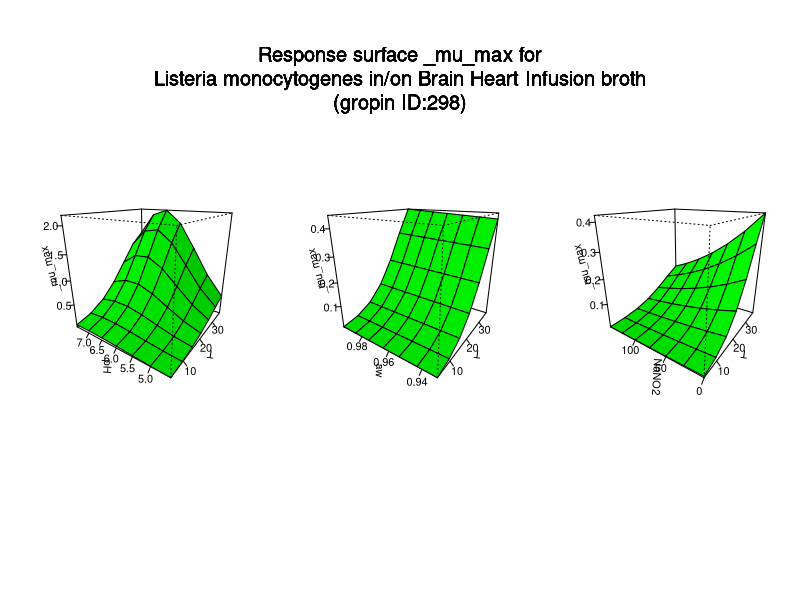

Source code (R):
#############################
# start of Parameter script
#############################
T <- seq(4.004,36.963036963037,length.out=7)
pH <- seq(4.5045,7.49250749250749,length.out=7)
aw <- seq(0.931931,0.996003996003996,length.out=7)
NaNO2 <- seq(0,149.85014985015,length.out=7)
#############################
# end of Parameter script
#############################
############################# 
# start of Model script Gropin ID 298 
#############################
 
# constant coefficients for this model
 
variables <- data.frame(T,pH,aw,NaNO2)
argumentsPar <- unique.data.frame(expand.grid(variables))
 
# heart of the model
response_surface <- function(T,pH,aw,NaNO2) {
   mumax <-log(2)/exp(21.2574-0.2643*T+0.00404*(-33.3333+0.0220472*((sqrt(1.51165*(10^21)*(aw^2)-3.28336*(10^21)*aw+1.78325*(10^21))-3.888*(10^10)*aw+4.22242*(10^10))^(1/3))-15712.5/((sqrt(1.51165*(10^21)*(aw^2)-3.28336*(10^21)*aw+1.78325*(10^21))-3.888*(10^10)*aw+4.22242*(10^10))^(1/3)))-5.2054*pH+0.0189*NaNO2+0.00709*T*pH-0.00252*pH*NaNO2+0.00265*(T^2)+0.000129*((-33.3333+0.0220472*((sqrt(1.51165*(10^21)*(aw^2)-3.28336*(10^21)*aw+1.78325*(10^21))-3.888*(10^10)*aw+4.22242*(10^10))^(1/3))-15712.5/((sqrt(1.51165*(10^21)*(aw^2)-3.28336*(10^21)*aw+1.78325*(10^21))-3.888*(10^10)*aw+4.22242*(10^10))^(1/3)))^2)+0.3746*(pH^2))

	return(mumax=mumax)
} 

# output parameters
responseSurface <- cbind(argumentsPar,response_surface(argumentsPar['T'],argumentsPar['pH'],argumentsPar['aw'],argumentsPar['NaNO2']))
colnames(responseSurface) <- c(colnames(argumentsPar),'mumax')
#############################
# End of Model script
#############################
############################# 
# start of Visualisation script Gropin ID 298 
#############################
titleText <-'Response surface _mu_max for
Listeria monocytogenes in/on Brain Heart Infusion broth
(gropin ID:298)'
argPar1 <- unique.data.frame(expand.grid(T,pH))
argPar2 <- unique.data.frame(expand.grid(T,aw))
argPar3 <- unique.data.frame(expand.grid(T,NaNO2))
z1 <- matrix(unlist(response_surface(T = argPar1[1],pH = argPar1[2],aw = aw[1],NaNO2 = NaNO2[1])),nrow=7)
z2 <- matrix(unlist(response_surface(T = argPar2[1],aw = argPar2[2],pH = pH[1],NaNO2 = NaNO2[1])),nrow=7)
z3 <- matrix(unlist(response_surface(T = argPar3[1],NaNO2 = argPar3[2],pH = pH[1],aw = aw[1])),nrow=7)
# adding precaution if response surface is zero
myZLim1 <- range(z1)
if(myZLim1[1] == myZLim1[2]) myZLim1[2] <- myZLim1[2]+1
myZLim2 <- range(z2)
if(myZLim2[1] == myZLim2[2]) myZLim2[2] <- myZLim2[2]+1
myZLim3 <- range(z3)
if(myZLim3[1] == myZLim3[2]) myZLim3[2] <- myZLim3[2]+1
if(length(T)>1 & length(pH)>1 & length(aw)>1 & length(NaNO2)>1) {
	par(mfrow = c(1,3))
	persp(T,pH,z1,col = 'green',xlab='T',ylab='pH',zlab='_mu_max',zlim=myZLim1,theta=305,phi=20,shade=0.25,ticktype = 'detailed')
	persp(T,aw,z2,col = 'green',xlab='T',ylab='aw',zlab='_mu_max',zlim=myZLim2,theta=305,phi=20,shade=0.25,ticktype = 'detailed')
	persp(T,NaNO2,z3,col = 'green',xlab='T',ylab='NaNO2',zlab='_mu_max',zlim=myZLim3,theta=305,phi=20,shade=0.25,ticktype = 'detailed')
	mtext(titleText,outer=T,  cex=1.2, line=-8.5, side=3)
} else {
		myPars <- unique.data.frame(expand.grid(T,pH,aw,NaNO2))
		myZ <-matrix(unlist(response_surface(myPars[,1],myPars[,2],myPars[,3],myPars[,4])),nrow=7)
		myZLim <- range(myZ)
if(myZLim[1] == myZLim[2]) myZLim[2] <- myZLim[2]+1
	if(length(aw)==1 & length(NaNO2)==1) {
		persp(T,pH,myZ,col = 'green',xlab='T',ylab='pH',zlab='_mu_max',main=titleText,sub=paste('other variable: aw =',round(aw,digits = 2), 'NaNO2 =',round(NaNO2,digits = 2)),zlim=myZLim,theta=305,phi=20,shade=0.25,ticktype = 'detailed')
	}
	if(length(pH)==1 & length(NaNO2)==1) {
		persp(T,aw,myZ,col = 'green',xlab='T',ylab='aw',zlab='_mu_max',main=titleText,sub=paste('other variable: pH =',round(pH,digits = 2), 'NaNO2 =',round(NaNO2,digits = 2)),zlim=myZLim,theta=305,phi=20,shade=0.25,ticktype = 'detailed')
	}
	if(length(pH)==1 & length(aw)==1) {
		persp(T,NaNO2,myZ,col = 'green',xlab='T',ylab='NaNO2',zlab='_mu_max',main=titleText,sub=paste('other variable: pH =',round(pH,digits = 2), 'aw =',round(aw,digits = 2)),zlim=myZLim,theta=305,phi=20,shade=0.25,ticktype = 'detailed')
	}
	if(length(T)==1 & length(NaNO2)==1) {
		persp(pH,aw,myZ,col = 'green',xlab='pH',ylab='aw',zlab='_mu_max',main=titleText,sub=paste('other variable: T =',round(T,digits = 2), 'NaNO2 =',round(NaNO2,digits = 2)),zlim=myZLim,theta=305,phi=20,shade=0.25,ticktype = 'detailed')
	}
	if(length(T)==1 & length(aw)==1) {
		persp(pH,NaNO2,myZ,col = 'green',xlab='pH',ylab='NaNO2',zlab='_mu_max',main=titleText,sub=paste('other variable: T =',round(T,digits = 2), 'aw =',round(aw,digits = 2)),zlim=myZLim,theta=305,phi=20,shade=0.25,ticktype = 'detailed')
	}
	if(length(T)==1 & length(pH)==1) {
		persp(aw,NaNO2,myZ,col = 'green',xlab='aw',ylab='NaNO2',zlab='_mu_max',main=titleText,sub=paste('other variable: T =',round(T,digits = 2), 'pH =',round(pH,digits = 2)),zlim=myZLim,theta=305,phi=20,shade=0.25,ticktype = 'detailed')
	}
}
#############################
# End of Visualisation script
#############################
